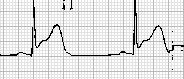
#> input picture ecg1/debug_crop_raw.png, 184 x 79 px
$ python -i image_processing.py   (imports and definitions only)
#> lines starting #> are read from the running program, lines starting #| are printed output that depends on the picture; after the words box and inside, x2 and y2 are one past the last pixel; in counts of white or black regions, pixels touching at a corner belong together
import cv2
import numpy as np

def process_ecg_image(image_path):
    """
    Robust ECG signal extraction using Contour Detection.
    Instead of column-wise scanning which picks up vertical noise,
    this approach finds the longest continuous lines in the image.
    """
#> called with image_path = '../debug_crop_raw.png'
    img = cv2.imread(image_path)
#> img is the input picture: shape (79, 184, 3); min 0, max 255, mean 224.7
    if img is None:
        raise ValueError("Could not load image: " + image_path)

    # Convert to grayscale
    gray = cv2.cvtColor(img, cv2.COLOR_BGR2GRAY)
    height, width = gray.shape
#> height = 79; width = 184

    # --- Step 1: Preprocessing ---
    # Normalize and blur
    gray = cv2.normalize(gray, None, 0, 255, cv2.NORM_MINMAX)
    blurred = cv2.GaussianBlur(gray, (3, 3), 0)
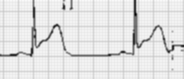
#> blurred: shape (79, 184); min 0, max 248, mean 224.7

    # Otsu's thresholding to get signal as white (255) on black (0)
    _, binary = cv2.threshold(blurred, 0, 255, cv2.THRESH_BINARY_INV + cv2.THRESH_OTSU)
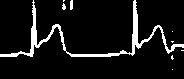
#> binary: shape (79, 184); 8.2% white; 9 white regions (7 under 20 px), largest, box (x1, y1, x2, y2) and area: (0, 0, 184, 57) 1123, (70, 0, 73, 10) 28

    # Clean up small noise/grid dots
    kernel = np.ones((2, 2), np.uint8)
    binary = cv2.morphologyEx(binary, cv2.MORPH_OPEN, kernel)
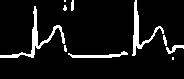
#> binary: shape (79, 184); 7.9% white; 10 white regions (4 under 20 px)

    # --- Step 2: Contour Discovery ---
    # Find all continuous line segments
    contours, _ = cv2.findContours(binary, cv2.RETR_EXTERNAL, cv2.CHAIN_APPROX_SIMPLE)
#> contours = 10 contours, 6 with area under 20; largest, box (x1, y1, x2, y2) and area: (0, 6, 65, 58) 318, (132, 0, 164, 56) 254, (68, 51, 128, 58) 118, (166, 45, 184, 54) 48

    if not contours:
        return np.zeros(width).tolist()

    # --- Step 3: Select the Best Contour ---
    # The ECG signal is typically the contour with the largest bounding box width
    # and a reasonable length-to-width ratio.
    signal_mask = np.zeros_like(binary)

    # Sort contours by width (horizontal extent)
    def get_width(c):
        x, y, w, h = cv2.boundingRect(c)
#> x = 172; y = 57; w = 2; h = 3
        return w

    sorted_contours = sorted(contours, key=get_width, reverse=True)
#> sorted_contours has the same summary as contours

    # Combine a few of the widest contours in case the signal is fragmented
    # but ignore contours that are too small or too vertical.
    picked_contours = []
    for c in sorted_contours[:5]:
        x, y, w, h = cv2.boundingRect(c)
        if w > width * 0.1: # Must span at least 10% of image
            picked_contours.append(c)
#> this loop made 5 passes
#> (x, y, w, h) on passes 1 to 5: (0, 6, 65, 52), (68, 51, 60, 7), (132, 0, 32, 56), (166, 45, 18, 9), (163, 35, 4, 11)
#> after the loop, picked_contours = 3 contours; box (x1, y1, x2, y2) and area: (0, 6, 65, 58) 318, (132, 0, 164, 56) 254, (68, 51, 128, 58) 118

    if not picked_contours:
        # Fallback to the single widest if nothing passed the 10% filter
        picked_contours = [sorted_contours[0]]

    cv2.drawContours(signal_mask, picked_contours, -1, 255, thickness=1)
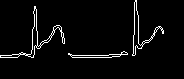
#> signal_mask: shape (79, 184); 3.9% white in thin lines or dots, all inside (x1, y1, x2, y2) = (0, 0, 164, 58)

    # --- Step 4: Trace the Waveform ---
    # Now we scan column-wise but ONLY on the isolated signal mask.
    signal = []
    for col in range(width):
        white_pixels = np.where(signal_mask[:, col] > 0)[0]
        if len(white_pixels) > 0:
            # Use the mean of current column's signal pixels
            y_pos = np.mean(white_pixels)
            signal.append(height - y_pos)
        else:
            # Interpolate or hold last value
            if signal:
                signal.append(signal[-1])
            else:
                signal.append(height / 2)
#> this loop made 184 passes
#> (white_pixels, y_pos) on passes 1 to 12: ([55, 56, 57], 56), ([55, 57], 56), ([55, 57], 56), ([55, 57], 56), ([55, 57], 56), ([55, 57], 56), ([55, 57], 56), ([55, 57], 56), ([55, 57], 56), ([55, 57], 56), ([55, 57], 56), ([55, 57], 56)
#> y_pos on passes 33, 35, 37, 38, 61, 62: 39.82, 27.78, 21.75, 38.62, 29, 31.5
#> after the loop, signal = 184 values, max 70.67 at index 136, min 23 at index 0, mean 33.7

    # --- Step 5: Final Cleanup ---
    signal = np.array(signal, dtype=float)
    signal = signal - np.mean(signal) # Zero-center
#> signal = 184 values, max 36.97 at index 136, min -10.7 at index 0, mean -1.39e-15

    # Downsample for visualization/performance
    if len(signal) > 2000:
        indices = np.linspace(0, len(signal)-1, 2000).astype(int)
        signal = signal[indices]

    return signal.tolist()

>>> result = process_ecg_image('../debug_crop_raw.png')
#> result has the same summary as signal in process_ecg_image

$ run again, on ecg1/debug_crop.png
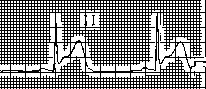
#> input picture ecg1/debug_crop.png, 206 x 89 px
#> in process_ecg_image, img is the input picture: shape (89, 206, 3); 53.2% white; black in thin lines or dots
#> gray: shape (89, 206); 53.2% white; black in thin lines or dots
#> in process_ecg_image, `binary = cv2.morphologyEx(binary, cv2.MORPH_OPEN, kernel)`:
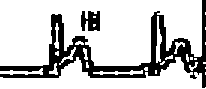
#> binary: shape (89, 206); 77.1% white; 2 black regions
#> contours = 27 contours, 17 with area under 20; largest, box (x1, y1, x2, y2) and area: (0, 0, 202, 66) 10088, (0, 57, 206, 89) 2780, (156, 16, 162, 63) 112, (0, 68, 43, 75) 98, (93, 70, 143, 75) 80
#> in get_width, `x, y, w, h = cv2.boundingRect(c)`: x = 205; y = 72; w = 1; h = 3
#> sorted_contours has the same summary as contours
#> the loop in process_ecg_image, `for c in sorted_contours[:5]:` made 5 passes
#> (x, y, w, h) on passes 1 to 5: (0, 57, 206, 32), (0, 0, 202, 66), (93, 70, 50, 5), (0, 68, 43, 7), (59, 47, 17, 18)
#> after the loop in process_ecg_image, `for c in sorted_contours[:5]:`: picked_contours = 4 contours; box (x1, y1, x2, y2) and area: (0, 0, 202, 66) 10088, (0, 57, 206, 89) 2780, (0, 68, 43, 75) 98, (93, 70, 143, 75) 80
#> in process_ecg_image, `cv2.drawContours(signal_mask, picked_contours, -1, 255, thickness=1)`:
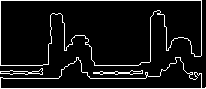
#> signal_mask: shape (89, 206); 8% white in thin lines or dots
#> the loop in process_ecg_image, `for col in range(width):` made 206 passes
#> (white_pixels, y_pos) on passes 2 to 9: ([0, 65, 71, 73, 77, 88], 62.33), ([0, 65, 71, 73, 77, 88], 62.33), ([0, 65, 71, 73, 78, 88], 62.5), ([0, 65, 71, 73, 78, 88], 62.5), ([0, 65, 71, 73, 78, 88], 62.5), ([0, 65, 71, 73, 78, 88], 62.5), ([0, 65, 71, 73, 78, 88], 62.5), ([0, 65, 71, 73, 78, 88], 62.5)
#> after the loop in process_ecg_image, `for col in range(width):`: signal = 206 values, max 62.07 at index 164, min 1 at index 202, mean 33.05
#> in process_ecg_image, `signal = signal - np.mean(signal)`: signal = 206 values, max 29.02 at index 164, min -32.05 at index 202, mean -4e-15
#> result has the same summary as signal in process_ecg_image
